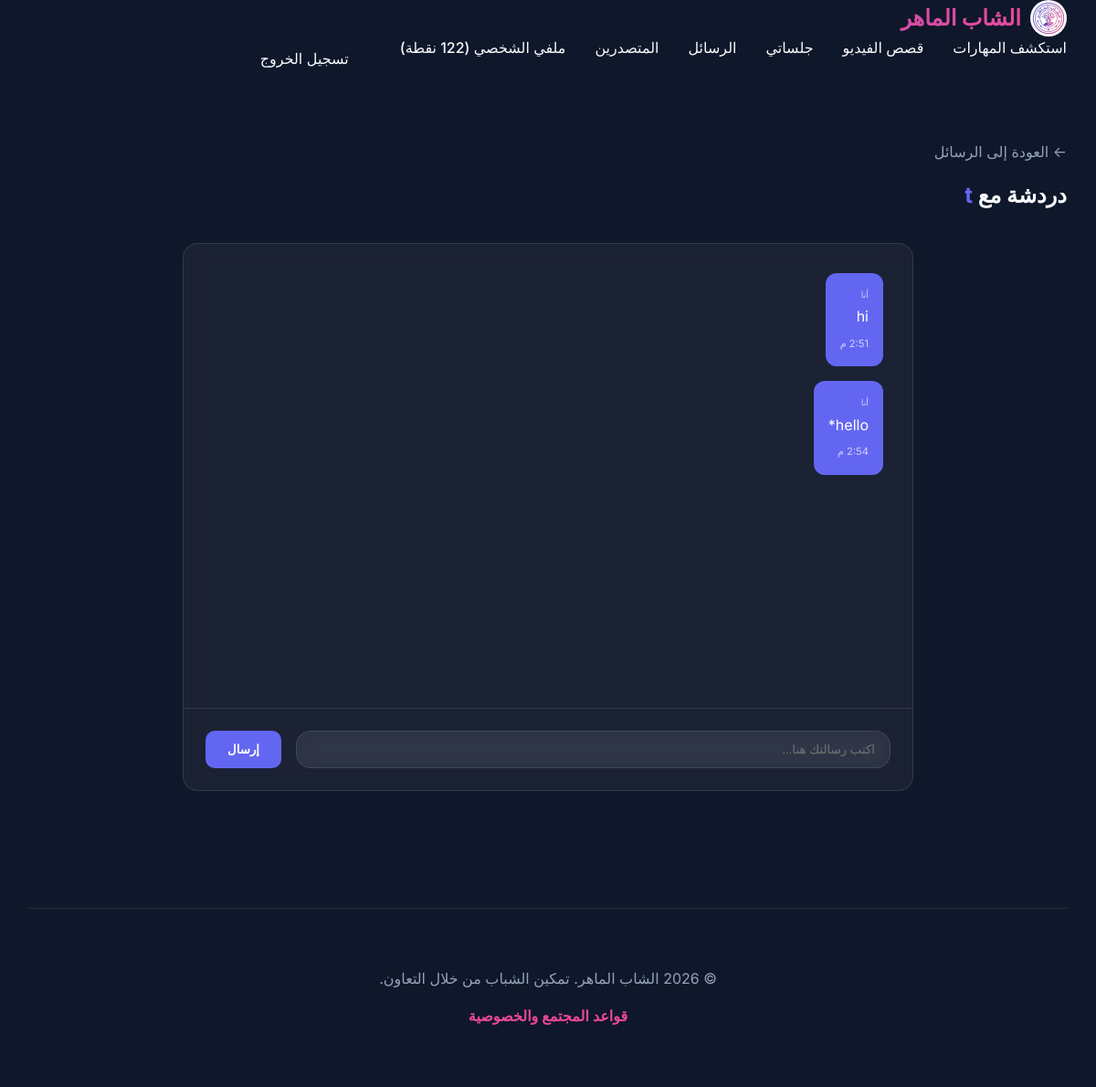
Page /messages/1/ (signed in) on the committed database.
### exchange/models.py (models this page shows, shortened)
class User(AbstractUser):
    points = models.IntegerField(default=100)
    bio = models.TextField(blank=True)
    avatar = models.ImageField(upload_to='avatars/', blank=True, null=True)
    following = models.ManyToManyField('self', symmetrical=False, related_name='followers', blank=True)

class Message(models.Model):
    sender = models.ForeignKey(User, on_delete=models.CASCADE, related_name='sent_messages')
    receiver = models.ForeignKey(User, on_delete=models.CASCADE, related_name='received_messages')
    content = models.TextField()
    timestamp = models.DateTimeField(auto_now_add=True)
    is_read = models.BooleanField(default=False)
    class Meta:
        ordering = ['timestamp']

### exchange/views.py (the view)
# urls.py: path('messages/<int:user_id>/', views.chat, name='chat'),
@login_required
def chat(request, user_id):
    from django.db import models
    other_user = get_object_or_404(User, pk=user_id)
    messages = Message.objects.filter(
        (models.Q(sender=request.user) & models.Q(receiver=other_user)) |
        (models.Q(sender=other_user) & models.Q(receiver=request.user))
    ).order_by('timestamp')
    if request.method == 'POST':
        content = request.POST.get('content')
        if content:
            Message.objects.create(sender=request.user, receiver=other_user, content=content)
            return redirect('exchange:chat', user_id=user_id)
    return render(request, 'exchange/chat.html', {'other_user': other_user, 'chat_messages': messages})

### templates/exchange/chat.html (shortened to what this page needs)
{% extends 'base.html' %}
{% block content %}
<section style="margin-bottom: 2rem;">
    <a href="{% url 'exchange:message_list' %}" style="color: var(--text-muted); text-decoration: none;">← العودة إلى
        الرسائل</a>
    <h1 style="margin-top: 1rem;">دردشة مع <span style="color: var(--primary);">{{ other_user.username }}</span></h1>
</section>
<div class="glass chat-container">
    <div style="flex: 1; padding: 2rem; overflow-y: auto; display: flex; flex-direction: column; gap: 1rem;"
        id="chat-box">
        {% for msg in chat_messages %}
        <div class="chat-message {% if msg.sender_id == user.id %}msg-sender{% else %}msg-receiver{% endif %}">
            <small style="display: block; font-size: 0.6rem; opacity: 0.7; margin-bottom: 0.25rem;">
                {% if msg.sender_id == user.id %}أنا{% else %}{{ other_user.username }}{% endif %}
            </small>
            <p style="margin: 0;">{{ msg.content }}</p>
            <span class="msg-timestamp" style="text-align: inherit;">
                {{ msg.timestamp|date:"g:i a" }}
            </span>
        </div>
        {% empty %}
        <p style="text-align: center; color: var(--text-muted); margin-top: 2rem;">لا توجد رسائل بعد. قل مرحباً!</p>
        {% endfor %}
    </div>
    <div style="padding: 1.5rem; border-top: 1px solid var(--glass-border);">
        <form method="post" style="display: flex; gap: 1rem;">
            <input type="text" name="content" placeholder="اكتب رسالتك هنا..." required class="glass"
                style="flex: 1; padding: 0.75rem 1rem; color: white; border: 1px solid var(--glass-border); background: var(--glass-bg);">
            <button type="submit" class="btn btn-primary">إرسال</button>
        </form>
    </div>
</div>
{% endblock %}

### static/css/style.css (style rules this page uses)
:root { --primary: #6366f1; --primary-hover: #4f46e5; --secondary: #ec4899; --bg-dark: #0f172a; --bg-card: rgba(30, 41, 59, 0.7); --text-main: #f8fafc; --text-muted: #94a3b8; --glass-border: rgba(255, 255, 255, 0.1); --glass-bg: rgba(255, 255, 255, 0.05); --success: #10b981; --warning: #f59e0b; }
* { margin: 0; padding: 0; box-sizing: border-box; }
body { font-family: 'Inter', system-ui, -apple-system, sans-serif; background-color: var(--bg-dark); color: var(--text-main); line-height: 1.6; min-height: 100vh; overflow-x: hidden; }
.glass { background: var(--glass-bg); backdrop-filter: blur(12px); -webkit-backdrop-filter: blur(12px); border: 1px solid var(--glass-border); border-radius: 16px; }
.btn { padding: 0.75rem 1.5rem; border-radius: 10px; font-weight: 600; cursor: pointer; transition: transform 0.2s, background 0.3s; text-decoration: none; display: inline-block; }
.btn-primary { background: var(--primary); color: white; border: none; }

### templates/exchange/chat.html (style rules this page uses)
.chat-container { max-width: 800px; margin: 0 auto; display: flex; flex-direction: column; height: 600px; }
.chat-message { max-width: 70%; padding: 1rem; border-radius: 12px; display: block !important; width: fit-content !important; flex-direction: column; }
.msg-sender { margin-left: auto !important; margin-right: 0 !important; background: #6366f1 !important; color: white !important; }
.msg-timestamp { font-size: 0.7rem; opacity: 0.7; display: block; margin-top: 0.5rem; }

### rows in the picture
User: username "t"
Message: shows "أنا", content "hi", timestamp "2:51 م"
Message: shows "أنا", content "hello*", timestamp "2:54 م"
